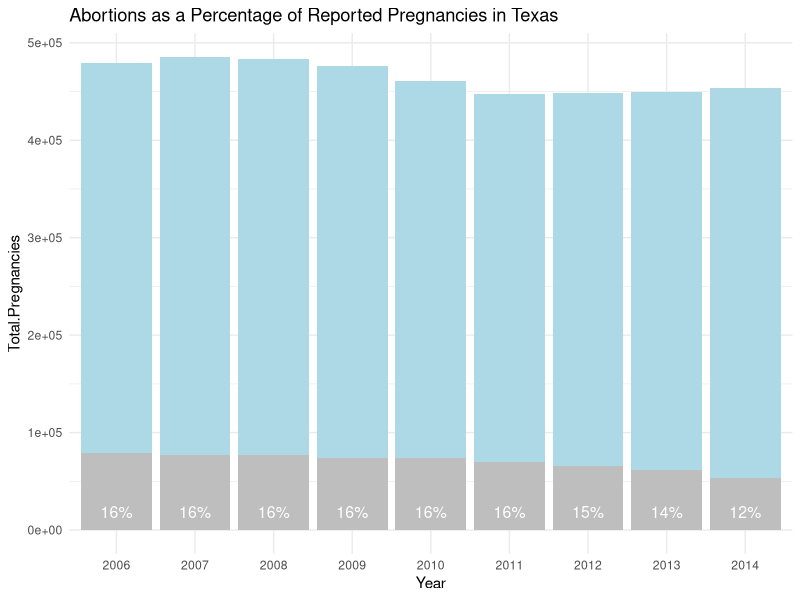
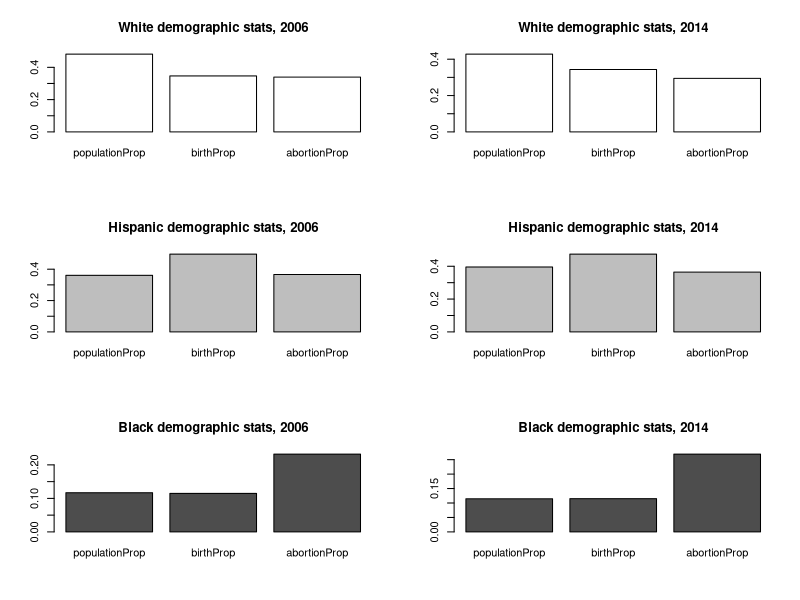
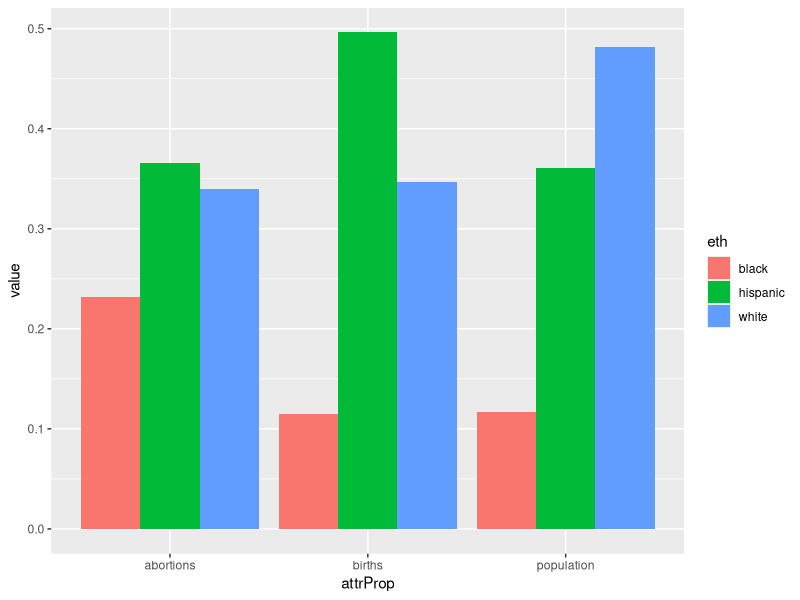

The R script that drew these images, in order:
# Title: RRP-Data-Visualization - Barplot sketches

library(ggplot2)

# -----------------------------------------------------------|
# ABORTIONS AS A PERCENTAGE OF REPORTED PREGNANCIES IN TEXAS |
# -----------------------------------------------------------|

dat <- read.table("Data/Demographic_data/Pregnancies vs. Abortions, Ages 15-44.tsv", sep = "\t", header = TRUE, stringsAsFactors = FALSE)

# Convert string variables to numeric
dat$Total.Pregnancies <- as.numeric(gsub(",", "", dat$Total.Pregnancies))
dat$Abortions <- as.numeric(gsub(",", "", dat$Abortions))
# Convert numeric to factor
dat$Year <- as.factor(dat$Year)

# Create variables for stacked barplot
dat$Term.Pregnancies <- dat$Total.Pregnancies - dat$Abortions
dat$Abortion.Percentage <- round(dat$Abortions / dat$Total.Pregnancies * 100)
dat$Null <- rep(0, dim(dat)[1])

for (i in 1:length(dat$Year))
  dat$Abortion.Percentage[i] <- paste0(dat$Abortion.Percentage[i], "%")

attach(dat)

# Default barplot w/abortions in grey
ggplot(data = dat, aes(x = Year, y = Total.Pregnancies)) + 
  geom_bar(stat = "identity", fill="lightblue") + 
  geom_bar(data = dat, aes(x=Year, y=Abortions), stat="identity", fill="grey") +
  geom_text(aes(x=Year, y=Null, label = Abortion.Percentage), vjust = -1, size = 4, color = "white") +
  theme_minimal() +
  ggtitle("Abortions as a Percentage of Reported Pregnancies in Texas")


# * * * * * * * * * * * * * * * * * * * * * * * * * * * * * * * * * * *
# * * * * * * * * * * * * * * * * * * * * * * * * * * * * * * * * * * *

#
#
#

pop <- read.table("Data/Demographic_data/Population Data by Ethnicity (Texas), 2006-2015.tsv", sep = "\t", header = TRUE, stringsAsFactors = FALSE)

births <- read.table("Data/Demographic_data/Birth Statistics by Ethnicity, 2005-2014.tsv", sep = "\t", header = TRUE, stringsAsFactors = FALSE)

terminations <- read.table("Data/Demographic_data/Terminations by Ethnicity, 2006-2015.tsv", sep = "\t", header = TRUE, stringsAsFactors = FALSE)


# Create proportion-based data frame:
# year | ethnicity | pP | bP | aP
year <- rep(2006:2014, times = 3)
length(year)

races <- c("white", "hispanic", "black")
ethnicity <- rep(races, each=9)

# Demographic proportions relative to total state population
popProp_white <- pop$propWhite[1:9]
popProp_black <- pop$propBlack[1:9]
popProp_hisp <- pop$propHispanic[1:9]
popProp <- c(popProp_white, popProp_hisp, popProp_black)

# Demographic proportions relative to total state births
bPw <- births$propWhite[2:10]
bPb <- births$propBlack[2:10]
bPh <- births$propHispanic[2:10]
birthProp <- c(bPw, bPh, bPb)

# Demographic proportions relative to total state abortions
tPw <- terminations$propWhite[1:9]
tPb <- terminations$propBlack[1:9]
tPh <- terminations$propHispanic[1:9]
termProp <- c(tPw, tPh, tPb)


# Demographic proportions relative to post-natal infant deaths
# ...

df <- data.frame(year=year, ethnicity=ethnicity, populationProp=popProp, birthProp=birthProp, abortionProp=termProp)
df

# Set plot matrix
par(mfrow=c(3,2))

# White demographic stats
barplot(as.matrix(df[1, 3:5]), main = "White demographic stats, 2006", col = "white")
barplot(as.matrix(df[9, 3:5]), main = "White demographic stats, 2014", col = "white")

# Hispanic demographic stats
barplot(as.matrix(df[10, 3:5]), main = "Hispanic demographic stats, 2006", col = "grey")
barplot(as.matrix(df[18, 3:5]), main = "Hispanic demographic stats, 2014", col = "grey")

# Black demographic stats
# Population remains stable
barplot(as.matrix(df[19, 3:5]), main = "Black demographic stats, 2006")
barplot(as.matrix(df[27, 3:5]), main = "Black demographic stats, 2014")

# Unset plot matrix
par(mfrow=c(1,1))

# Reshape data for grouped barplot
eth <- rep(races, each = 3)
attrProp <- rep(c("population", "births", "abortions"), times = 3)

df2 <- data.frame(factor(eth), factor(attrProp))
df2

df

df2$value[1:3] <- df[1, 3:5]
df2$value[4:6] <- df[10, 3:5]
df2$value[7:9] <- df[19, 3:5]

df2$value <- unlist(df2$value)

# Grouped
ggplot(df2, aes(fill=eth, y=value, x=attrProp)) + 
  geom_bar(position="dodge", stat="identity")